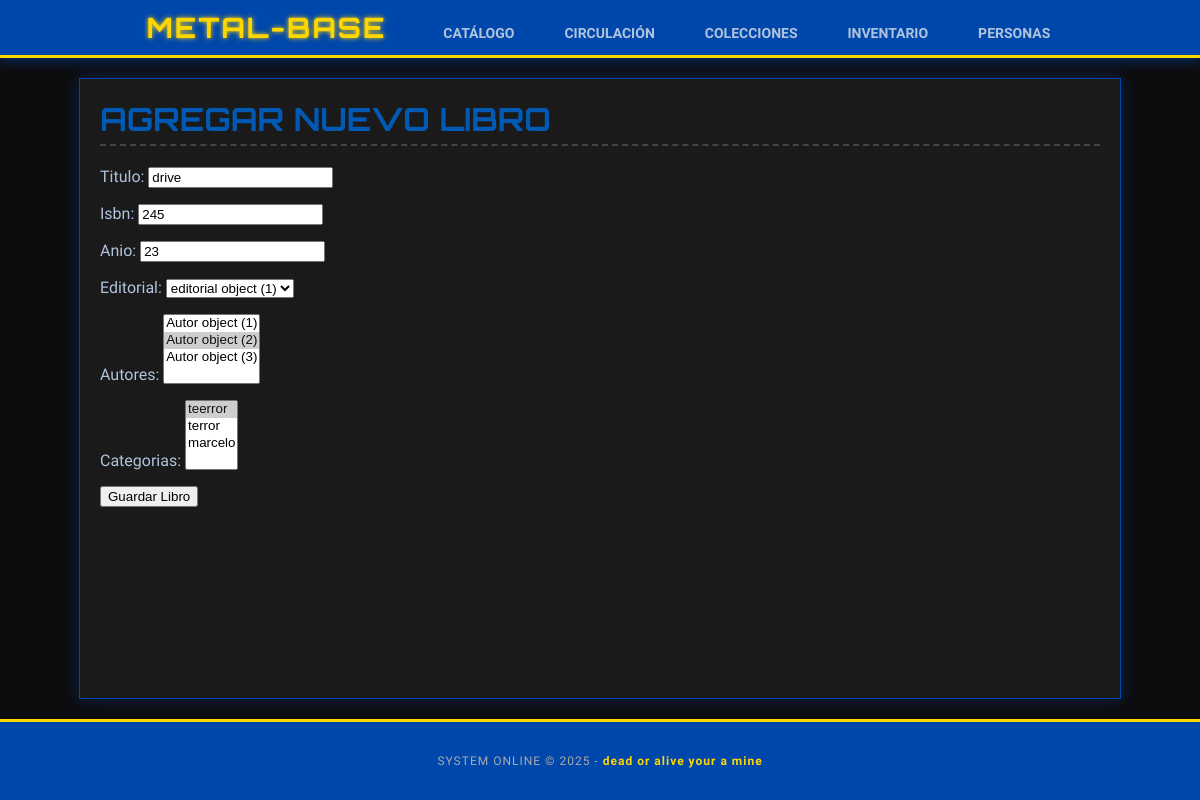
/catalogo/libros/2/editar/, run on an earlier commit of the app's database.
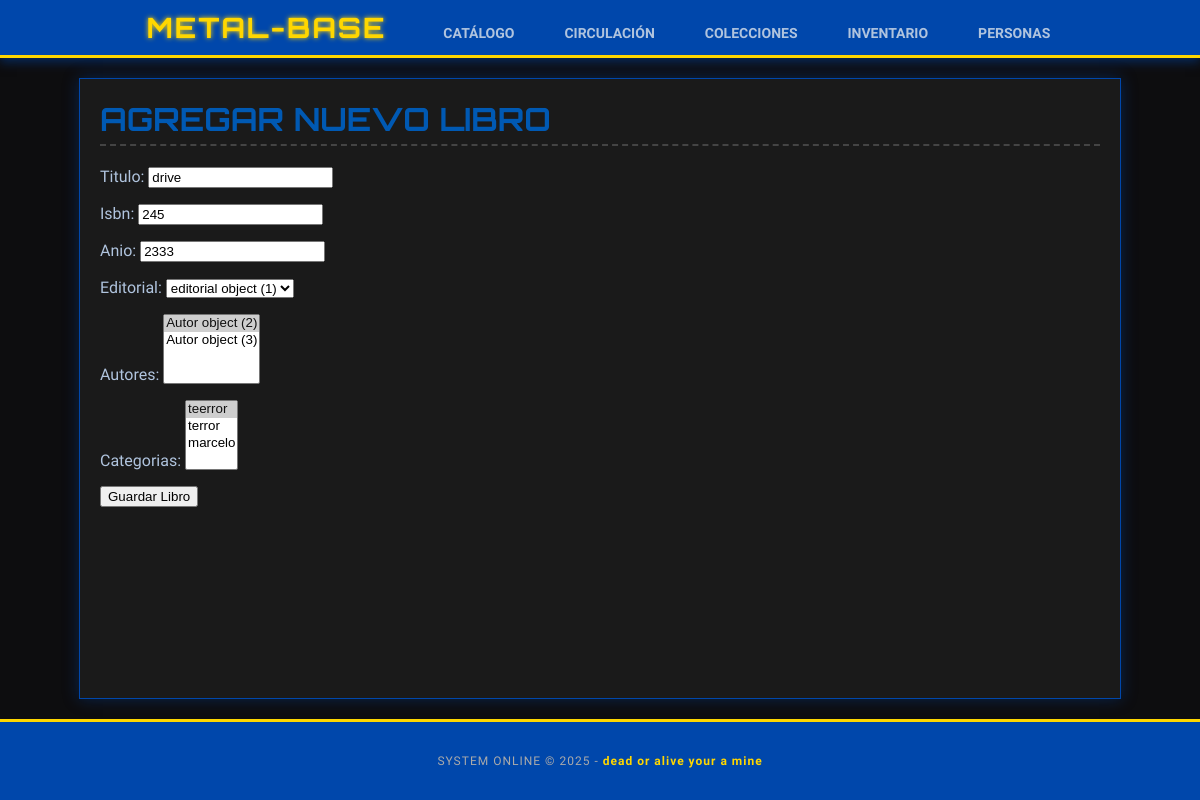
And on a later commit of the database.
### catalogo/models.py (models this page shows)
class Libro(models.Model):
    titulo = models.CharField(max_length=200)
    isbn = models.CharField(max_length=20, unique=True)
    anio = models.PositiveIntegerField(null=True, blank=True)
    editorial = models.ForeignKey(editorial, on_delete=models.PROTECT,
        related_name="libros")
    autores = models.ManyToManyField(Autor, related_name="libros", blank=True)
    categorias = models.ManyToManyField(Categoria, related_name="libros", blank=True)

### catalogo/views.py (the view)
# urls.py: path('libros/<int:pk>/editar/', LibroUpdate.as_view(), name='libro_update'),
class LibroUpdate(UpdateView):
    model = Libro
    template_name = 'catalogo/libro_form.html' # Reutilizamos el formulario
    fields = ['titulo', 'isbn', 'anio', 'editorial', 'autores', 'categorias']
    success_url = reverse_lazy('libro')

### catalogo/models.py (called while the page is built)
    def __str__(self):
        return self.nombre

### catalogo/templates/catalogo/libro_form.html (shortened to what this page needs)
{% extends "base.html" %}
{% block content %}
    <h1>Agregar Nuevo Libro</h1>
    <form method="post">
        {{ form.as_p }}
        <button type="submit">Guardar Libro</button>
    </form>
{% endblock %}

What changed in the data, as far as the page shows it:
changed Libro "drive": anio "23" → "2333"
Also different on the page:
form field autores: "Autor object (1) / Autor object (2) ☑ / Autor object (3)" → "Autor object (2) ☑ / Autor object (3)"
